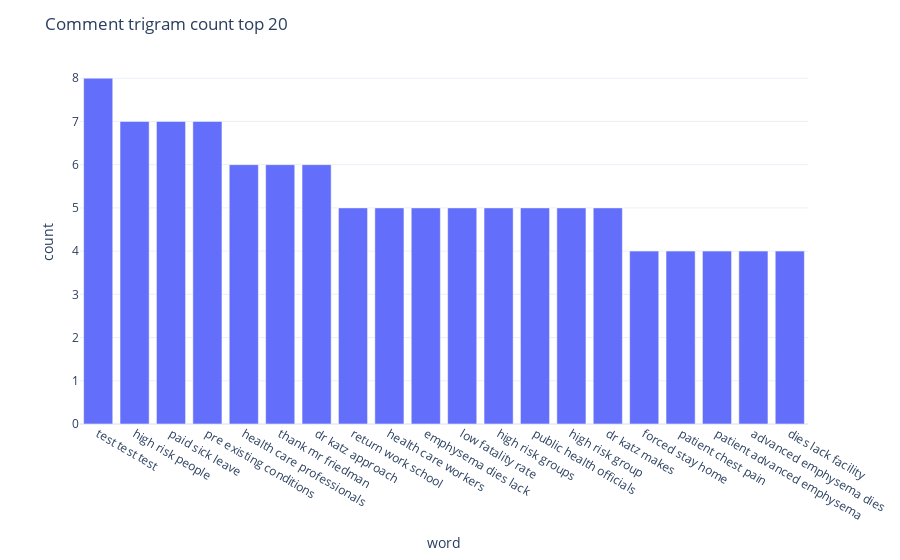

Source (notebook cell):
### Code cell
fig = px.bar(df3, x='word', y='count')
fig.update_layout(title_text='Comment trigram count top 20', template="plotly_white")
fig.show()

### Figure 1 — Plotly figure (JSON) as saved in the notebook; plotly's stock layout.template omitted (floating-point values rounded to 4 significant figures)
{"data": [{"alignmentgroup": "True", "hoverlabel": {"namelength": 0}, "hovertemplate": "word=%{x}<br>count=%{y}", "legendgroup": "", "marker": {"color": "#636efa"}, "name": "", "offsetgroup": "", "orientation": "v", "showlegend": false, "textposition": "auto", "type": "bar", "x": ["test test test", "high risk people", "paid sick leave", "pre existing conditions", "health care professionals", "thank mr friedman", "dr katz approach", "return work school", "health care workers", "emphysema dies lack", "low fatality rate", "high risk groups", "public health officials", "high risk group", "dr katz makes", "forced stay home", "patient chest pain", "patient advanced emphysema", "advanced emphysema dies", "dies lack facility"], "xaxis": "x", "y": [8, 7, 7, 7, 6, 6, 6, 5, 5, 5, 5, 5, 5, 5, 5, 4, 4, 4, 4, 4], "yaxis": "y"}], "layout": {"barmode": "relative", "legend": {"tracegroupgap": 0}, "margin": {"t": 60}, "title": {"text": "Comment trigram count top 20"}, "xaxis": {"anchor": "y", "domain": [0, 1], "title": {"text": "word"}}, "yaxis": {"anchor": "x", "domain": [0, 1], "title": {"text": "count"}}}}
